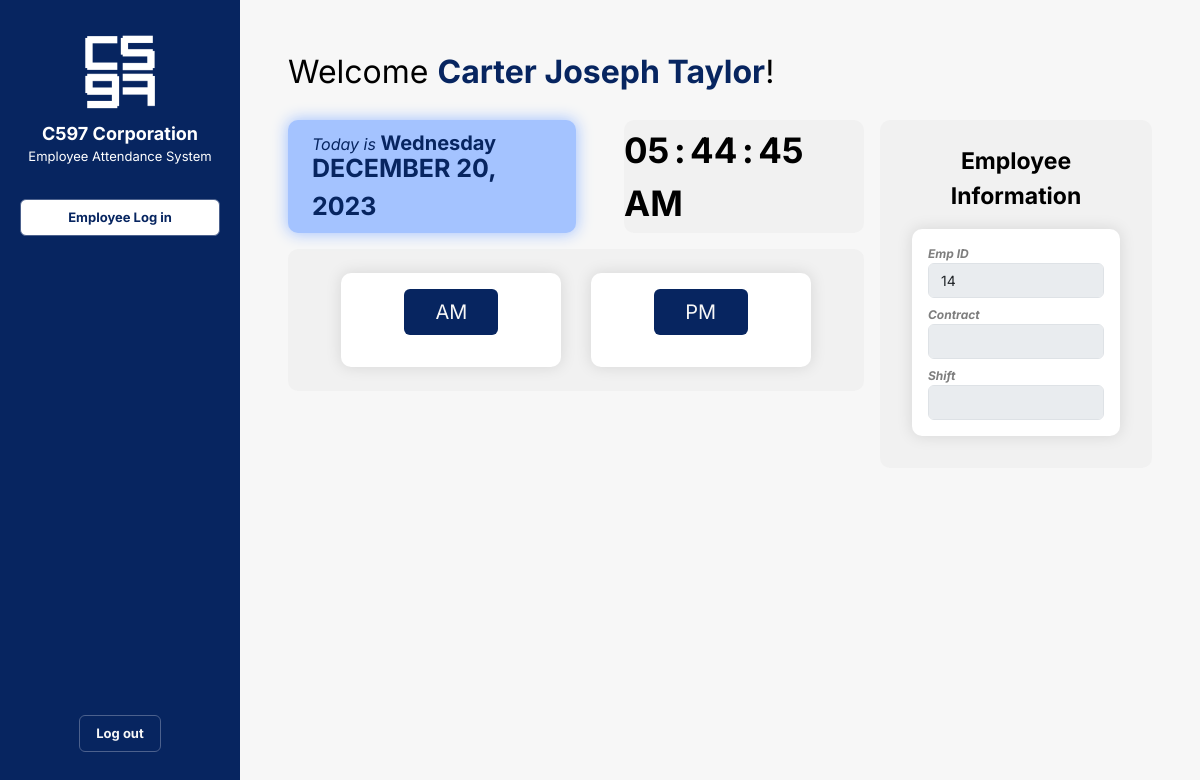
Before: /pages/employee/employee-attendance-system.php (signed in) with the older database file.
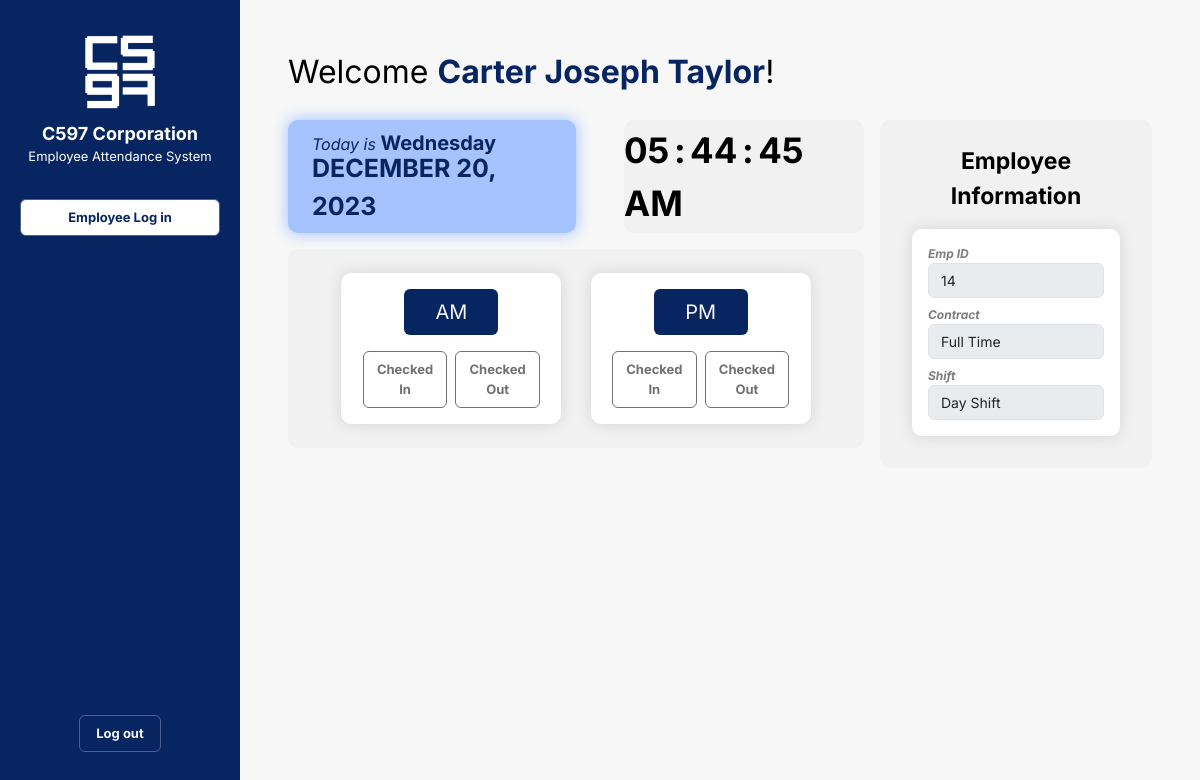
After: the same page with the newer database file.
### tables this page shows
CREATE TABLE `employee` (
  `emp_id` int(11) NOT NULL,
  `password` varchar(30) NOT NULL,
  `first_name` varchar(50) DEFAULT NULL,
  `middle_name` varchar(50) DEFAULT NULL,
  `last_name` varchar(50) DEFAULT NULL,
  `address` varchar(100) DEFAULT NULL,
  `zip` varchar(4) DEFAULT NULL,
  `contact_number` varchar(11) DEFAULT NULL,
  `email_address` varchar(50) DEFAULT NULL,
  `contract` varchar(50) NOT NULL,
  `shift` varchar(25) NOT NULL
);

CREATE TABLE `atlog` (
  `atlog_id` int(11) NOT NULL,
  `emp_id` int(11) NOT NULL,
  `atlog_DATE` date DEFAULT NULL,
  `am_in` time DEFAULT NULL,
  `am_out` time DEFAULT NULL,
  `pm_in` time DEFAULT NULL,
  `pm_out` time DEFAULT NULL,
  `am_late` varchar(3) DEFAULT NULL,
  `am_underTIME` varchar(3) DEFAULT NULL,
  `pm_late` varchar(3) DEFAULT NULL,
  `pm_underTIME` varchar(3) DEFAULT NULL,
  `overtime` time DEFAULT NULL,
  `work_hour` time NOT NULL,
  `status` varchar(255) DEFAULT NULL
);

### pages/employee/employee-attendance-system.php (the view, shortened to what the changed rows need)
<?php
    include_once __DIR__ . '/../php/connection.php';
    $empId = $_SESSION['emp_id'];
    $checkPreviousEntryQuery = "SELECT atlog.atlog_id, atlog.am_in, atlog.am_out, atlog.pm_in, atlog.pm_out, employee.shift, employee.emp_id, employee.contract, employee.first_name, employee.middle_name, employee.last_name
                                FROM atlog
                                JOIN employee ON atlog.emp_id = employee.emp_id
                                WHERE atlog.emp_id = $empId AND atlog.atlog_DATE = CURDATE()";
    $result = $conn->query($checkPreviousEntryQuery);
    $employeeShift = '';
    if ($result->num_rows > 0) {
        $row = $result->fetch_assoc();
        $employeeFullName = $row['first_name'] . ' ' . $row['middle_name'] . ' ' . $row['last_name'];
        $employeeShift = $row['shift'];
        $employeeContract =$row['contract'];
    } else {
        $getEmployeeNameQuery = "SELECT first_name, middle_name, last_name FROM employee WHERE emp_id = $empId";
        $employeeNameResult = $conn->query($getEmployeeNameQuery);
        if ($employeeNameResult->num_rows > 0) {
            $row = $employeeNameResult->fetch_assoc();
            $employeeFullName = $row['first_name'] . ' ' . $row['middle_name'] . ' ' . $row['last_name'];
            $createNewEntryQuery = "INSERT INTO atlog (emp_id, atlog_DATE) VALUES ($empId, CURDATE())";
            if ($conn->query($createNewEntryQuery) === TRUE) {
                $getNewEntries = "SELECT atlog.atlog_id, atlog.am_in, atlog.am_out, atlog.pm_in, atlog.pm_out, employee.emp_id, employee.first_name, employee.middle_name, employee.last_name
                                FROM atlog
                                JOIN employee ON atlog.emp_id = employee.emp_id
                                WHERE atlog.emp_id = $empId AND atlog.atlog_DATE = CURDATE()";
                $resultNew = $conn->query($getNewEntries);
                $row = $resultNew->fetch_assoc();
            } else {
            }
        } else {
        }
    }
?>
<!DOCTYPE html>
<html lang="en">
    <head>
        <link rel="stylesheet" href="https://cdn.jsdelivr.net/npm/bootstrap@5.3.2/dist/css/bootstrap.min.css">
        <link rel="stylesheet" href="../css/employee-attendance-system.css">
    </head>
    <body class="container-fluid">
    <div class="container-fluid row gap-0">
        <div class="right_panel container p-5">
            <?php
                if (isset($row['first_name'], $row['middle_name'], $row['last_name'])) {
                    $employeeFullName = $row['first_name'] . ' ' . $row['middle_name'] . ' ' . $row['last_name'];
                }
            ?>
            <p class="header_title">Welcome <span class="employee_name" id="employee_name"><?php echo $employeeFullName; ?></span>!</p>
            <div class="container-fluid mt-4 row gap-3">
                <div class="col col-8 p-0">
                    <div class="grey_container row mt-3 p-4 mx-0 text-center justify-content-evenly">
                        <div class="col col-5 card p-3">
                            <form class="in_out_button row gap-2 m-0 p-0 justify-content-center" action="">
                            <?php
                                if ($employeeShift === 'Morning Shift' || $employeeShift === 'Day Shift') {
                                    if ($row['am_in'] === null) {
                                        echo '<button class="btn in_button col col-auto" onclick="logAM()">IN</button>';
                                    } else {
                                        echo '<button class="btn in_button col col-auto" disabled>Checked In</button>';
                                    }
                                    if ($row['am_out'] === null) {
                                        echo '<button class="btn out_button col col-auto" onclick="logAMOut()">OUT</button>';
                                    } else {
                                        echo '<button class="btn out_button col col-auto" disabled>Checked Out</button>';
                                    }
                                }
                            ?>
                            </form>
                        </div>
                        <div class="col col-5 card p-3">
                            <form class="in_out_button row gap-2 m-0 p-0 justify-content-center" action="">
                            <?php
                                if ($employeeShift === 'Afternoon Shift' || $employeeShift === 'Day Shift') {
                                    if ($row['pm_in'] === null) {
                                        echo '<button class="btn in_button col col-auto" onclick="logPM()">IN</button>';
                                    } else {
                                        echo '<button class="btn in_button col col-auto" disabled>Checked In</button>';
                                    }
                                    if ($row['pm_out'] === null) {
                                        echo '<button class="btn out_button col col-auto" onclick="logPMOut()">OUT</button>';
                                    } else {
                                        echo '<button class="btn out_button col col-auto" disabled>Checked Out</button>';
                                    }
                                }
                                ?>
                            </form>
                        </div>
                    </div>
                </div>
                <div class="col col-3-sm p-0">
                    <div class="grey_container p-3">
                        <form action="" class="card m-3 p-3 employee_info d-flex gap-2 justify-content-between">
                            <div class="">
                                <label for="emp_contract" class="form-label m-0">Contract</label>
                                <input class="form-control" type="text" value="<?php echo $employeeContract; ?>" name="emp_contract" disabled readonly>
                            </div>
                            <div class="">
                                <label for="emp_shift" class="form-label m-0">Shift</label>
                                <input class="form-control" type="text" value="<?php echo $employeeShift; ?>" name="emp_shift" disabled readonly>
                            </div>
                        </form>
                    </div>
                </div>
            </div>
        </div>
    </body>
</html>

Changed rows visible on the page:
no longer on this page (row edited): employee: employeeFullName "Carter Joseph Taylor"
added atlog: emp.last_name "Carter Joseph Taylor", emp_contract "Full Time", emp_shift "Day Shift"
Other visible differences:
text now shown: "Checked In Checked Out Checked In Checked Out"
